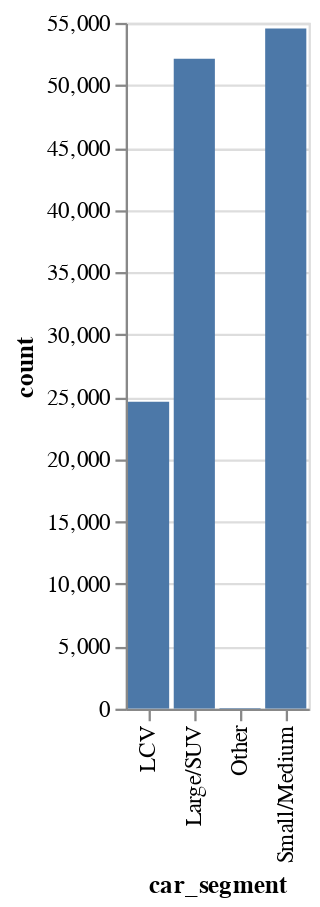

Notebook source saved alongside this figure:
### Code cell
# display frequency distribution of car_segment
alt.Chart(car_segment_count).mark_bar().encode(
    alt.X("car_segment"),
    alt.Y('count'),
    tooltip=['count']
).interactive()

### Figure 1 — Vega-Lite specification as saved in the notebook (floating-point values rounded to 4 significant figures)
{"config": {"view": {"continuousWidth": 400, "continuousHeight": 300}}, "data": {"name": "data-19a063143ffeaf8e54a972c267485658"}, "mark": "bar", "encoding": {"tooltip": [{"type": "quantitative", "field": "count"}], "x": {"type": "nominal", "field": "car_segment"}, "y": {"type": "quantitative", "field": "count"}}, "selection": {"selector002": {"type": "interval", "bind": "scales", "encodings": ["x", "y"]}}, "$schema": "https://vega.github.io/schema/vega-lite/v4.8.1.json", "datasets": {"data-19a063143ffeaf8e54a972c267485658": [{"car_segment": "LCV", "count": 24606, "percentage": 18.74}, {"car_segment": "Large/SUV", "count": 52120, "percentage": 39.68}, {"car_segment": "Other", "count": 58, "percentage": 0.04416}, {"car_segment": "Small/Medium", "count": 54553, "percentage": 41.54}]}}
